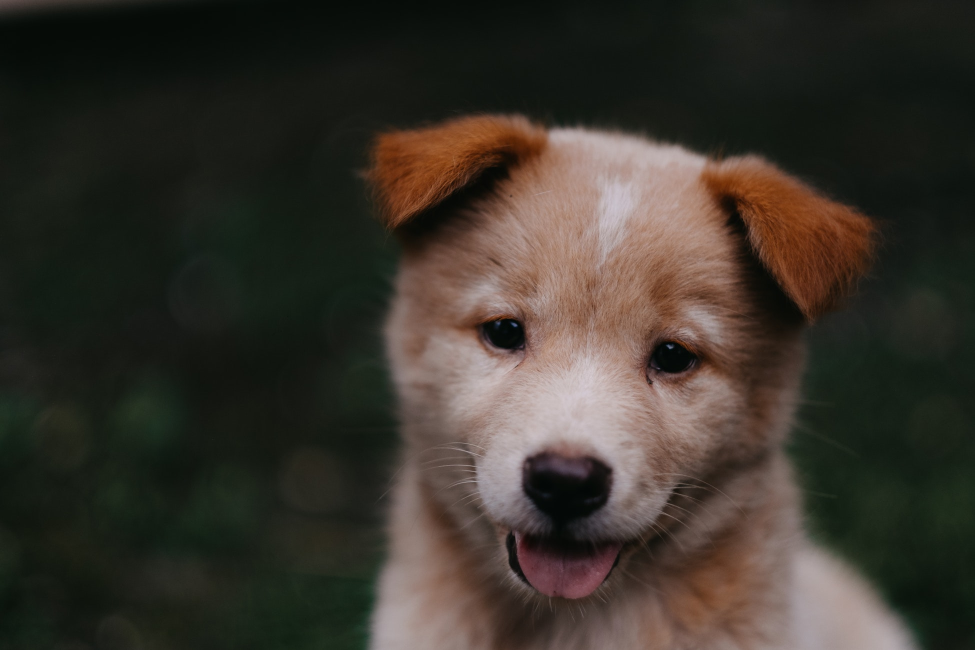
#> input picture data/00-puppy.jpg, 1950 x 1300 px, found by its file name (shown at 1/2 size)
$ jupyter execute 2.bitwise_operation.ipynb
#> lines starting #> are read from the running program, lines starting #| are printed output that depends on the picture
***TOÁN TỬ BITWISE TRONG ẢNH***

[cell 1]
import cv2
import matplotlib.pyplot as plt

[cell 2]
img1 = cv2.imread(r'..\data\00-puppy.jpg')
#> img1 is the input picture: shape (1300, 1950, 3); mean B, G, R 43.8, 51.8, 57.3
img2 = cv2.imread(r'..\data\sammy.jpg')
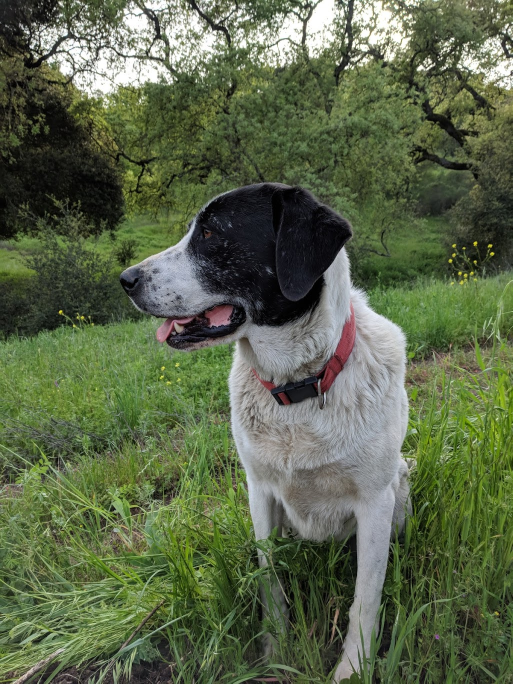
#> input picture data/sammy.jpg, 1025 x 1367 px, found by its file name (shown at 1/2 size)
#> img2 is the input picture: shape (1367, 1025, 3); mean B, G, R 74.2, 102.6, 91.2

# Đưa ảnh về cùng kích thước trước khi trộn
img1 = cv2.resize(img1, (400, 400))
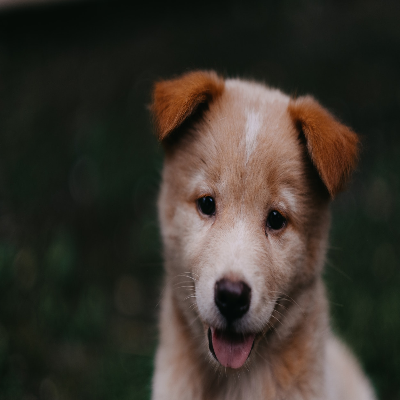
#> img1: shape (400, 400, 3); mean B, G, R 43.7, 51.8, 57.2
img2 = cv2.resize(img2, (400, 400))
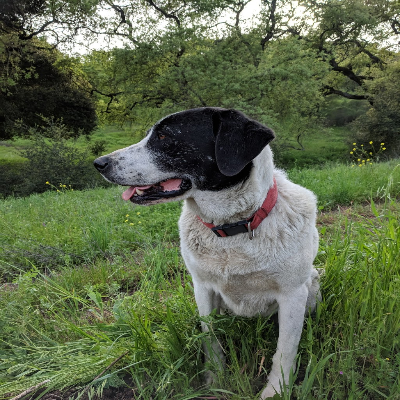
#> img2: shape (400, 400, 3); mean B, G, R 74, 102.5, 91.1

[cell 3]
#Toán tử AND:
# Toán tử AND thực hiện phép toán AND bitwise giữa hai ảnh.
# Kết quả là một ảnh mới chỉ chứa các pixel mà cả hai ảnh gốc đều có giá trị khác 0 tại vị trí đó.
bitwise_and = cv2.bitwise_and(img1, img2)
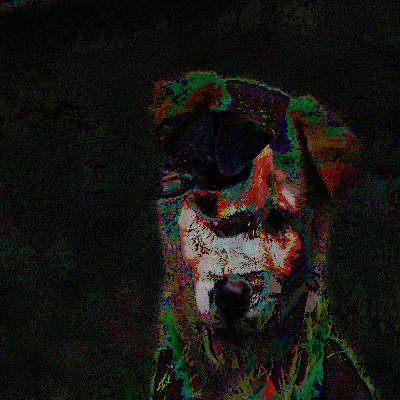
#> bitwise_and: shape (400, 400, 3); mean B, G, R 17.6, 22.8, 22.6

#Toán tử OR:
# Toán tử OR thực hiện phép toán OR bitwise giữa hai ảnh.
# Kết quả là một ảnh mới chứa các pixel mà ít nhất một trong hai ảnh gốc có giá trị khác 0 tại vị trí đó.
bitwise_or = cv2.bitwise_or(img1, img2)
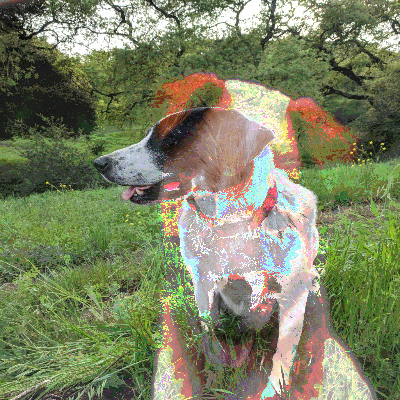
#> bitwise_or: shape (400, 400, 3); mean B, G, R 100.2, 131.5, 125.7

#Toán tử XOR:
# Toán tử XOR thực hiện phép toán XOR bitwise giữa hai ảnh.
# Kết quả là một ảnh mới chứa các pixel mà chỉ một trong hai ảnh gốc có giá trị khác 0 tại vị trí đó.
bitwise_xor = cv2.bitwise_xor(img1, img2)
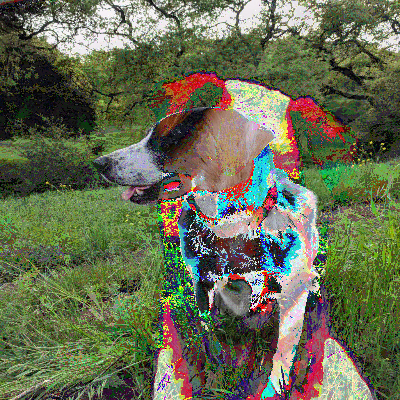
#> bitwise_xor: shape (400, 400, 3); mean B, G, R 82.6, 108.8, 103.1

#Toán tử NOT:
# Toán tử NOT thực hiện phép toán NOT bitwise trên một ảnh.
# Kết quả là một ảnh mới trong đó các giá trị pixel được đảo ngược (0 trở thành 255 và ngược lại).
bitwise_not_img1 = cv2.bitwise_not(img1)
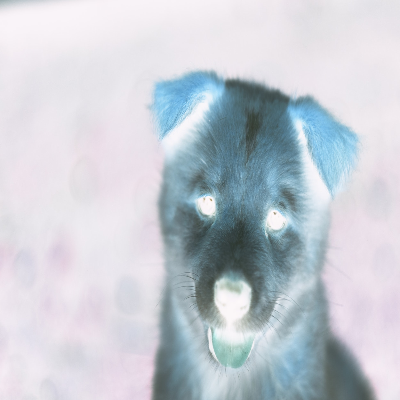
#> bitwise_not_img1: shape (400, 400, 3); mean B, G, R 211.3, 203.2, 197.8

[cell 4]
# Hiển thị kết quả bằng matplotlib
plt.figure(figsize=(10, 8))
title = ['Image 1', 'Image 2', 'Bitwise AND', 'Bitwise OR', 'Bitwise XOR', 'Bitwise NOT (Image 1)']
images = [img1, img2, bitwise_and, bitwise_or, bitwise_xor, bitwise_not_img1]
for i in range(6):
    plt.subplot(2, 3, i+1)
    plt.imshow(cv2.cvtColor(images[i], cv2.COLOR_BGR2RGB))
    plt.title(title[i])
    plt.axis('off')
plt.tight_layout()
plt.show()
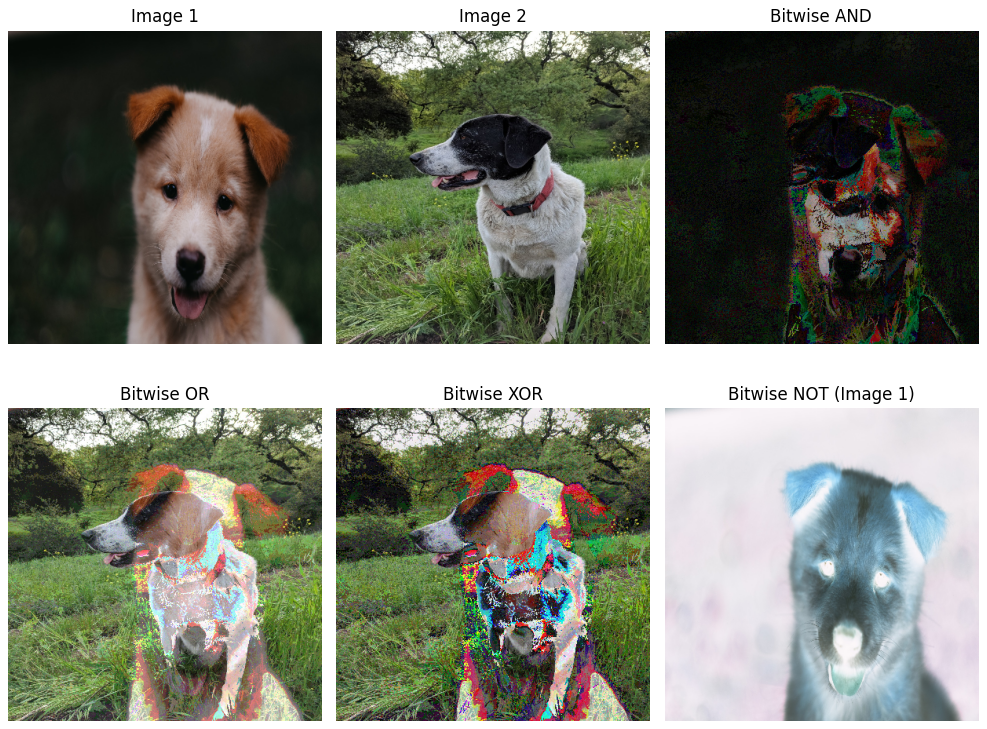
#> figure drawn by matplotlib, 6 panels
